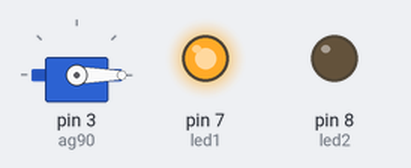
Bench run of a sketch on a simulated Arduino Uno, built with avr-gcc and run on an emulated ATmega328P. On the bench: servo, output pins drawn as LEDs (lit = HIGH).

Above: at 0.05 s.
At 1.95 s:
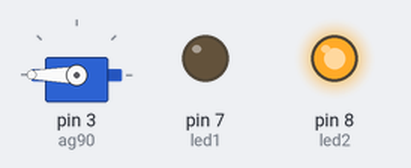
Timing chart, 0 to 4.6 s (numbered marks = the images above):
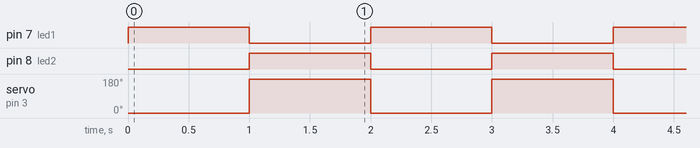

The sketch:

serbest_deneme.ino
```cpp
#include <Servo.h>
Servo ag90;
#define led1 7
#define led2 8

void setup() {
  ag90.attach(3);
pinMode (led1, OUTPUT);
pinMode (led2, OUTPUT);
}

void loop() {
  ag90.write (0);
  digitalWrite(led1,HIGH);
  digitalWrite(led2,LOW);
    delay(1000);
     digitalWrite(led2,HIGH);
      digitalWrite(led1,LOW);
  ag90.write (180);
  delay(1000);
ag90.write (0);
 digitalWrite(led1,HIGH);
  digitalWrite(led2,LOW);
}
```

Measured:
- by itself, pin 7 (led1), pin 8 (led2): alternates HIGH for 1.0 s and LOW for 1.0 s
- by itself, servo on pin 3 (ag90): alternates 180° for 1.0 s and 0° for 1.0 s
